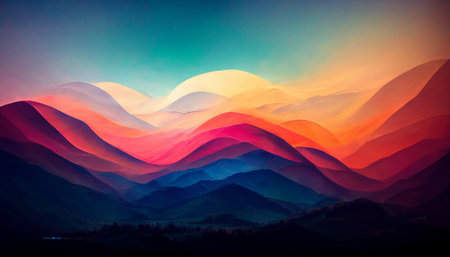
#> input picture python01/python01/Ressources/landscape.jpeg, 450 x 257 px
$ python pimp_image.py
#> lines starting #> are read from the running program, lines starting #| are printed output that depends on the picture
### python01/python01/ex05/load_image.py
import array
import imageio.v2 as iio


def ft_load(path: str) -> array:
    """
Loads an image from the given path and returns it as an array.
Raises an AssertionError for file-related issues.
"""
#> called with path = '../Ressources/landscape.jpeg'
    try:
        img = iio.imread(path)
#> img is the input picture: shape (257, 450, 3); mean R, G, B 98.7, 79.1, 89.1
        print(f"The shape of image is: {img.shape}\n{img}")
#> (printed output is left out)
        return img
    except FileNotFoundError:
        raise AssertionError(f"Error: The file '{path}' was not found.")
    except PermissionError:
        raise AssertionError(f"Error: Permission denied \
            when trying to access '{path}'.")
    except Exception as e:
        raise AssertionError(f"An unexpected error occurred: {str(e)}")

### python01/python01/ex05/pimp_image.py
import array
import matplotlib as mpl
import matplotlib.pyplot as plt
from load_image import ft_load

mpl.rcParams['toolbar'] = 'None'


def ft_original(img: array):
    '''
Display the image received.
'''
    plt.axis('off')
    plt.imshow(img)
    plt.show()


def ft_red(img: array):
    '''
Displays the image with only the red channel active.
'''
    copy = img.copy()
    copy[:, :, 1] = copy[:, :, 2] = 0
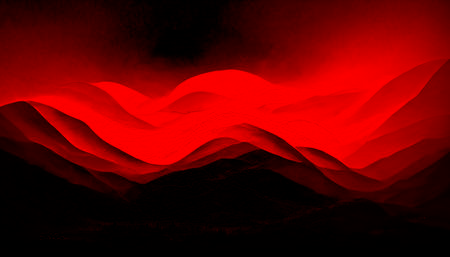
#> copy: shape (257, 450, 3); mean R, G, B 98.7, 0, 0
    plt.axis('off')
    plt.imshow(copy)
    plt.show()


def ft_blue(img: array):
    '''
Displays the image with only the blue channel active.
'''
    copy = img.copy()
    copy[:, :, 0] = copy[:, :, 1] = 0
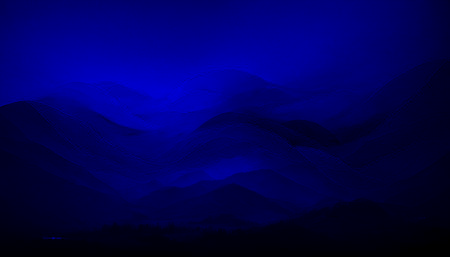
#> copy: shape (257, 450, 3); mean R, G, B 0, 0, 89.1
    plt.axis('off')
    plt.imshow(copy)
    plt.show()


def ft_green(img: array):
    '''
Displays the image with only the green channel active.
'''
    copy = img.copy()
    copy[:, :, 0] = copy[:, :, 2] = 0
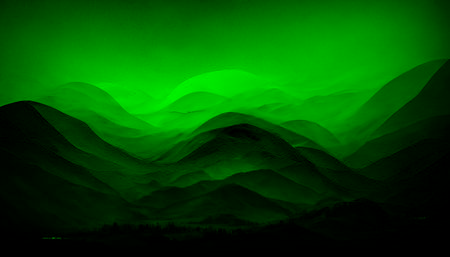
#> copy: shape (257, 450, 3); mean R, G, B 0, 79.1, 0
    plt.axis('off')
    plt.imshow(copy)
    plt.show()


def ft_grey(img: array):
    '''
Converts the image to grayscale using weighted RGB coefficients.
'''
    copy = img.copy()
    gray = 0.299 * copy[:, :, 0] + 0.587 \
        * copy[:, :, 1] + 0.114 * copy[:, :, 2]
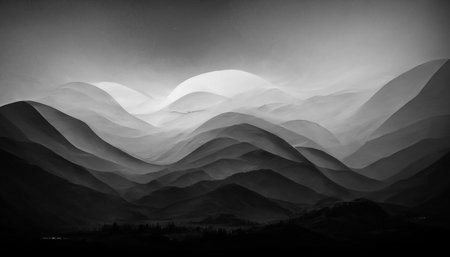
#> gray: shape (257, 450) float64; min 0, max 245.2, mean 86.1
    copy[:, :, 0] = copy[:, :, 1] = copy[:, :, 2] = gray
    plt.axis('off')
    plt.imshow(copy)
    plt.show()


def ft_invert(img: array):
    '''
Inverts the color of the image received.
'''
    copy = img.copy()
    copy[:, :, 0] = 255 - copy[:, :, 0]
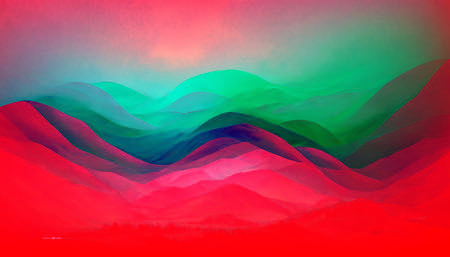
#> copy: shape (257, 450, 3); mean R, G, B 156.3, 79.1, 89.1
    copy[:, :, 1] = 255 - copy[:, :, 1]
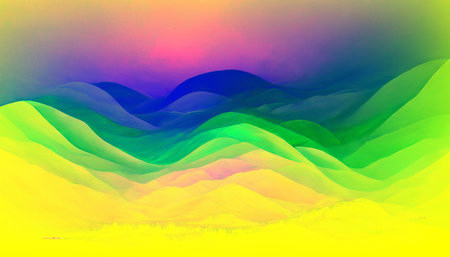
#> copy: shape (257, 450, 3); mean R, G, B 156.3, 175.9, 89.1
    copy[:, :, 2] = 255 - copy[:, :, 2]
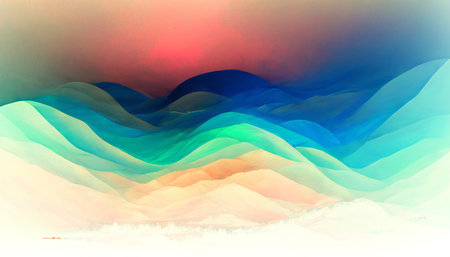
#> copy: shape (257, 450, 3); mean R, G, B 156.3, 175.9, 165.9
    plt.axis('off')
    plt.imshow(copy)
    plt.show()


def main():
    '''
Example usage of zoom function
'''
    try:
        img = ft_load("../Ressources/landscape.jpeg")
        ft_original(img)
        ft_red(img)
        ft_blue(img)
        ft_green(img)
        ft_grey(img)
        ft_invert(img)
        print(ft_invert.__doc__)
    except AssertionError as e:
        print(f"{e}")
    except BaseException as e:
        print(f"An exception has been catch: {type(e).__name__}.")


if __name__ == "__main__":
    main()

$ run again, with python01/python01/Ressources/animal.jpeg copied over python01/python01/Ressources/landscape.jpeg
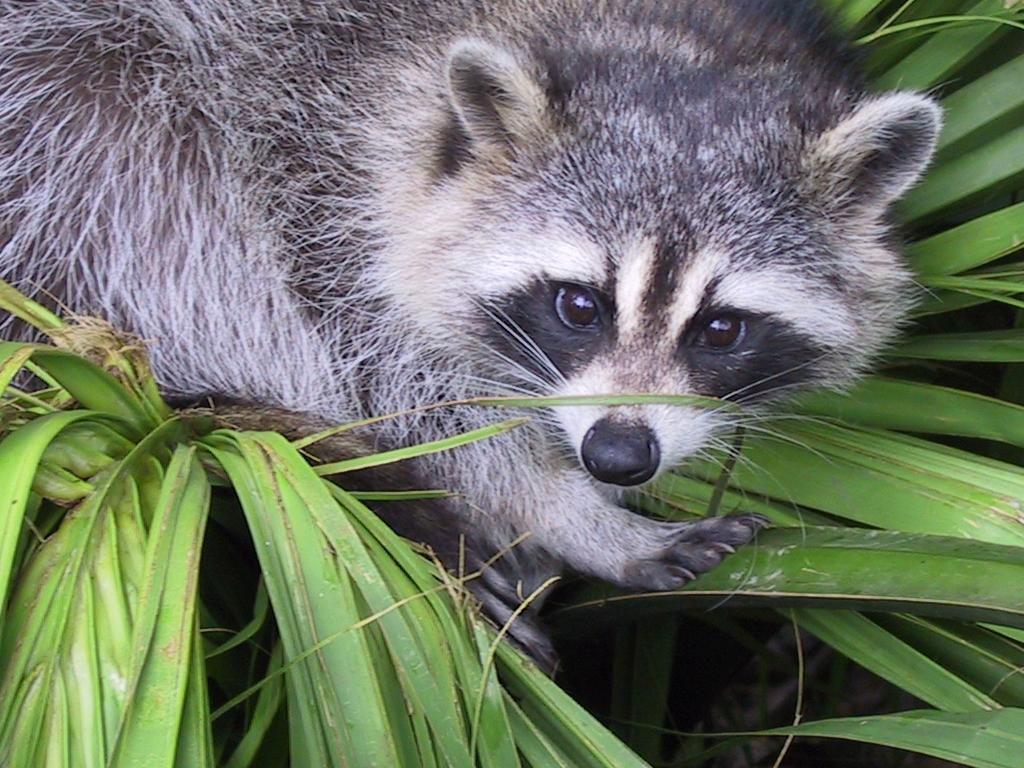
#> input picture python01/python01/Ressources/animal.jpeg, 1024 x 768 px
#> in ft_load, img is the input picture: shape (768, 1024, 3); mean R, G, B 110.7, 117.7, 102.1
#> (printed output is left out)
#> in ft_grey, `gray = 0.299 * copy[:, :, 0] + 0.587 \ * copy[:, :, 1] + 0.114 * copy[..`:
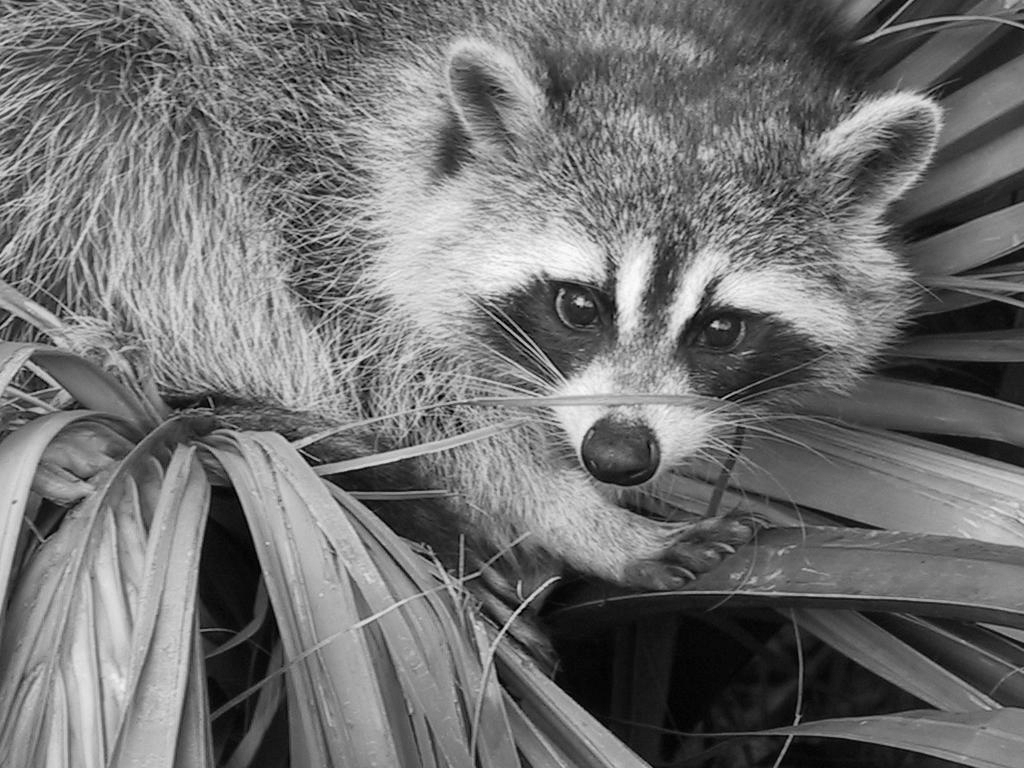
#> gray: shape (768, 1024) float64; min 0, max 253.2, mean 113.8
#> in ft_invert, `copy[:, :, 2] = 255 - copy[:, :, 2]`:
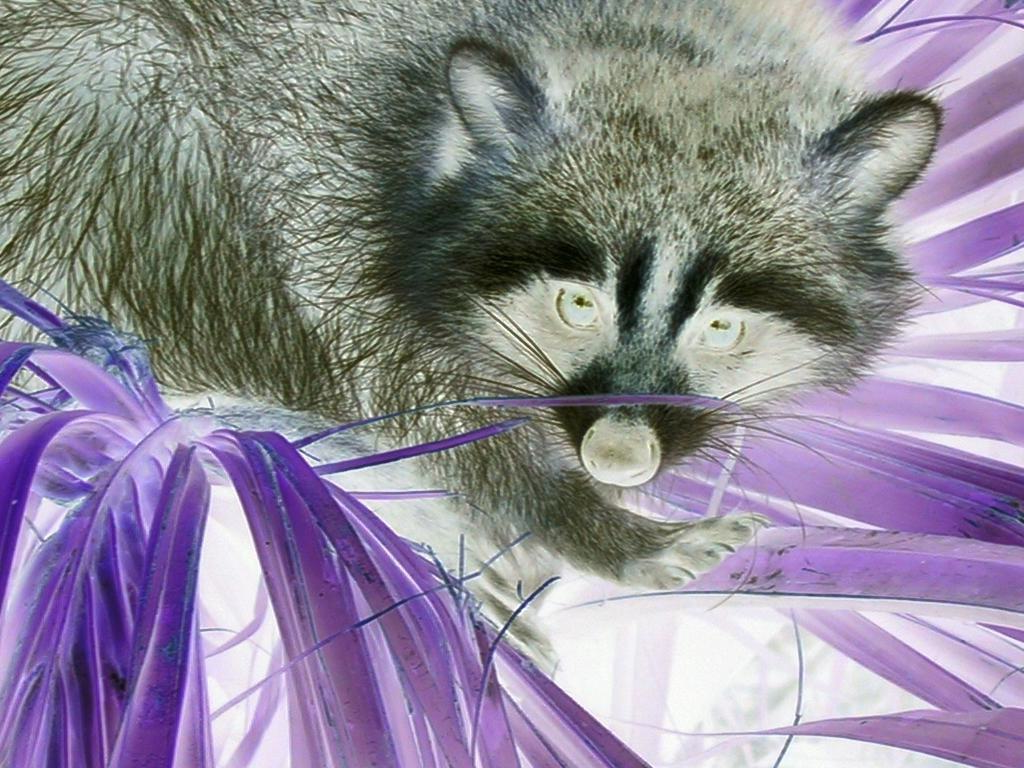
#> copy: shape (768, 1024, 3); mean R, G, B 144.3, 137.3, 152.9
